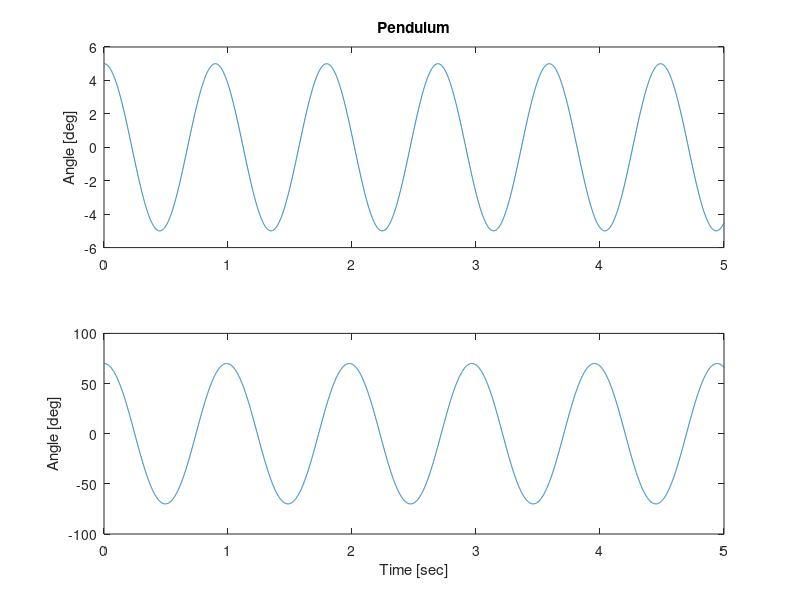

This figure's MATLAB source:
% Exercise 1.3: Simulation of a "simple" pendulum.

% Author: Thomas Haslwanter, Date: Jan-2019


function Ex_1_1_Solution()
    %Main Function


    % Starting position: 5 deg
    [time, angle] = calculate_trajectory(5);
    subplot(211)
    plot(time, angle);
    xlim([0, max(time)]);
    ylabel('Angle [deg]');
    title('Pendulum');
    
    % Starting position: 70 deg
    [time, angle] = calculate_trajectory(70);
    subplot(212)
    plot(time, angle);
    xlim([0, max(time)]);
    ylabel('Angle [deg]');
    xlabel('Time [sec]');
    
    % Save the figure, and show the user the corresponding info
    outFile = 'pendulum.jpg';
    print('-djpeg90', outFile);
    disp(['Image saved to ' outFile]);
end


function [time, phi_deg] = calculate_trajectory(phi_0)
    % Simulate a pendulum in 2-D
    % The equation of motion is:
    %     \frac{d^2 \phi}{dt^2} = -\frac{g}{l} \sin(phi)
    % Also, writes the data to an out-file.
    %
    % Parameters
    % ----------
    % phi_0 : float
    %     starting angle [deg].
    %
    % Returns
    % -------
    % time : Time samples [s]
    % angle : Pendulum angle [deg]

    tMax = 5;      % duration of simulation [sec]
    rate = 1000;  % sampling rate [Hz]

    dt = 1 / rate;
    time = 0:dt:tMax;

    % Initial conditions
    phi = deg2rad(phi_0);  % rad
    omega = 0;  % rad/s

    % Numerical integration with the Euler-Cromer method, which is more stable
    for ii = 1: (length(time) - 1)
        phi(ii+1) = phi(ii) + omega(ii)*dt;
        omega(ii+1) = omega(ii) + acc_func(phi(ii+1))*dt;
    end

    phi_deg = rad2deg(phi);
end


function acc = acc_func(alpha)
    % Differential equation of motion
    % 
    % Parameters:
    % -----------
    % alpha : float
    %     Starting angle [deg]
    % 
    % Returns:
    % --------
    % time : ndarray
    %     Time values for the movement of the pendulum.
    % phi : ndarray
    %     Pendulum angle [deg]

    % Define constants and parameters
    g = 9.81;     % gravity, [m/s^2]
    length_pendulum = 0.20;  % [m]
    
    acc = -g/length_pendulum * sin(alpha);
end

